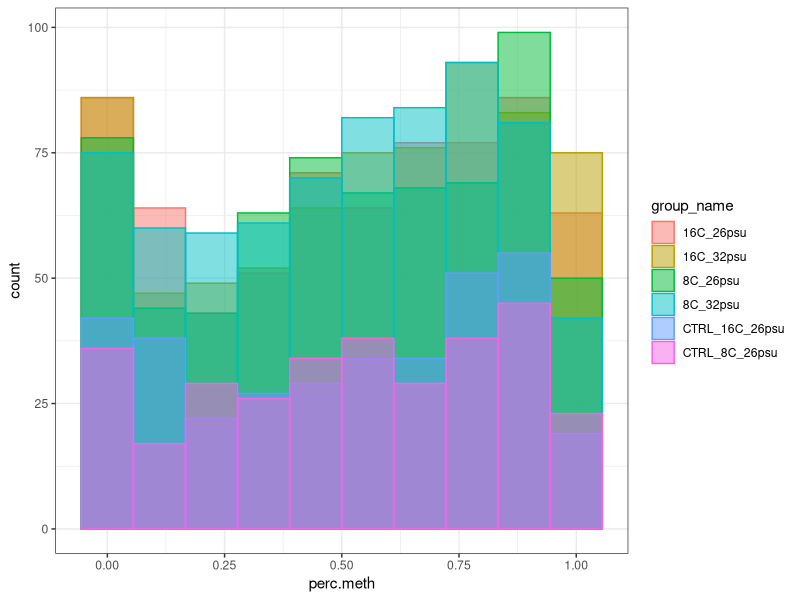
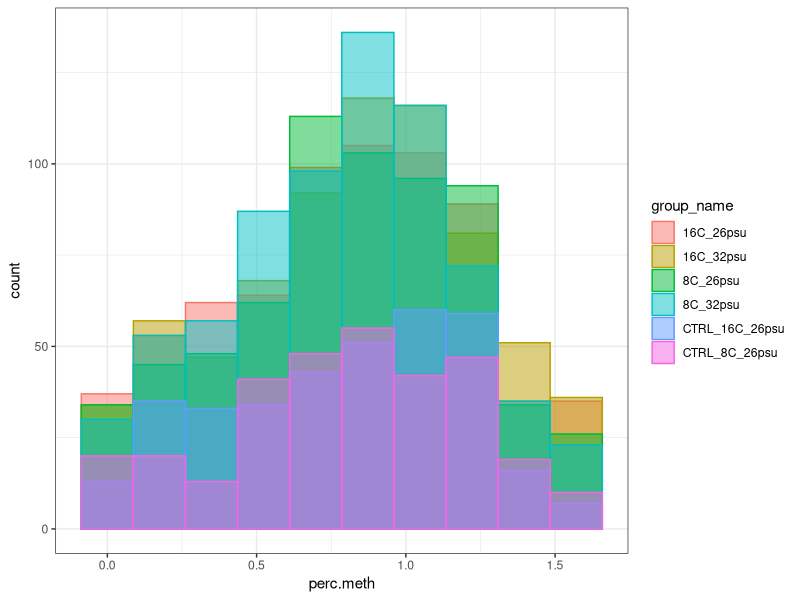

R code for these plots, in order: (Note: this script raises an error after producing the figures.)
## ---- chunk 1
library(gplots)
library(ggplot2)
library(dplyr)
library(broom)

## ---- chunk 2
DMRs <- read.table("../DMR_cov_in_0.75_SamplesPerCategory/DMR250bp_MCmax25_cov5x_rms_results_filtered.tsv", header = TRUE, sep = "\t")

## ---- chunk 3
#for all ambient sample comparison
DMRs$ID <- paste(DMRs$chr,":",DMRs$start,"-",DMRs$end, sep = "")
DMRs$ID <- gsub("__.*__.*:",":",DMRs$ID)
## ---- chunk 4
#reformat all to long format
DMRs_STACKED <- tidyr::gather(DMRs[,7:27], "group_name", "perc.meth",1:20)

#make group name column (e.g. 'CTRL_16C_26psu', '8C_32psu', etc.)
DMRs_STACKED$group_name <- gsub("methylation_level_","",DMRs_STACKED$group_name)

#make temperature column
DMRs_STACKED$temp <- gsub("C_.*","",DMRs_STACKED$group_name)
DMRs_STACKED$temp <- gsub("CTRL_","", DMRs_STACKED$temp)
DMRs_STACKED$temp <- as.factor(DMRs_STACKED$temp)

#make a salinity column
DMRs_STACKED$salinity <- gsub(".*C_","",DMRs_STACKED$group_name)
DMRs_STACKED$salinity <- gsub("psu_.*","",DMRs_STACKED$salinity)
DMRs_STACKED$salinity <- as.factor(DMRs_STACKED$salinity)

#make a treatment column (salinity and temp info)
DMRs_STACKED$treatment <- paste0(DMRs_STACKED$temp,"C_", DMRs_STACKED$salinity, "psu")

#make sample number column
DMRs_STACKED$sample_number <- gsub(".*_","",DMRs_STACKED$group_name)

#remove sample number from group name
DMRs_STACKED$group_name <- gsub("u_.*","u", DMRs_STACKED$group_name)

#create column for infestation status that's called "biotic_stress"
for (i in 1:nrow(DMRs_STACKED)){
  if(substr(DMRs_STACKED$group_name[i], 1,4) == "CTRL"){
    DMRs_STACKED$biotic_stress[i] <- "no sea lice"
  }
  else{DMRs_STACKED$biotic_stress[i] <- "sea lice"}
}
 

## ---- chunk 5
jpeg("DMR_percmeth_hist.jpg", width = 800, height = 800)
ggplot(DMRs_STACKED) + geom_histogram(aes(perc.meth, group = group_name, color = group_name,fill = group_name), bins = 10, position = "identity", alpha = 0.5) + theme_bw()
dev.off()


## ---- chunk 6
#arcsin sqrt transformation function
asinTransform <- function(p) { asin(sqrt(p))}

#arcsin transform data 
#day 10
DMRs_STACKED_asin <- DMRs_STACKED
DMRs_STACKED_asin$perc.meth <- asinTransform(DMRs_STACKED_asin$perc.meth)

## ---- chunk 7
jpeg("DMR_Tpercmeth_hist.jpg", width = 800, height = 800)
ggplot(DMRs_STACKED_asin) + geom_histogram(aes(perc.meth, group = group_name, color = group_name,fill = group_name), bins = 10, position = "identity", alpha = 0.5) + theme_bw()
dev.off()

## ---- chunk 8
#run ANOVA testing for infestion effect
DMR_1way_aov_inf <- DMRs_STACKED_asin %>% group_by(ID) %>%
do(meth_aov_models = aov(perc.meth~biotic_stress, data =  . ))
#summarize ANOVA data
DMR_1way_aov_inf_modelsumm <- glance(DMR_1way_aov_inf, meth_aov_models)
write.csv(DMR_1way_aov_inf_modelsumm, "DMR_MCmax25_1wayAOV_infest_modelsumm.csv", row.names = FALSE, quote = FALSE)
## ---- chunk 9
jpeg("DMR_MCmax25DMR_Taov0.01InfestPercMeth.jpg", width = 10, height = 4, units = "in", res = 300)
p <- ggplot(data = DMRs_STACKED[which(DMRs_STACKED$ID %in% pull(DMR_1way_aov_inf_modelsumm[which(DMR_1way_aov_inf_modelsumm$p.value < 0.01),],ID)),],aes(x = biotic_stress,y = perc.meth, color = biotic_stress)) + facet_wrap(~ID, scale = "free") + theme_bw() + theme(axis.text.x = element_text(size = 7,angle = 45, hjust =1),axis.title=element_text(size=12,face="bold"))
p + geom_jitter(width = 0.3) +  ggtitle("DMRs that show an infestation effect significant at ANOVA p.value < 0.01")
dev.off()
## ---- chunk 10
jpeg("DMR_MCmax25DMR_Taov0.05InfestPercMeth.jpg", width = 17, height = 12, units = "in", res = 300)
p <- ggplot(data = DMRs_STACKED[which(DMRs_STACKED$ID %in% pull(DMR_1way_aov_inf_modelsumm[which(DMR_1way_aov_inf_modelsumm$p.value < 0.05),],ID)),],aes(x = biotic_stress,y = perc.meth, color = biotic_stress)) + facet_wrap(~ID, scale = "free") + theme_bw() + theme(axis.text.x = element_text(size = 7,angle = 45, hjust =1),axis.title=element_text(size=12,face="bold"))
p + geom_jitter(width = 0.3) + ggtitle("DMRs that show an infestation effect significant at ANOVA p.value < 0.05")
dev.off()
## ---- chunk 11
jpeg("DMR_MCmax25DMR_Taov0.1InfestPercMeth.jpg", width = 17, height = 12, units = "in", res = 300)
p <- ggplot(data = DMRs_STACKED[which(DMRs_STACKED$ID %in% pull(DMR_1way_aov_inf_modelsumm[which(DMR_1way_aov_inf_modelsumm$p.value < 0.1),],ID)),],aes(x = biotic_stress,y = perc.meth, color = biotic_stress)) + facet_wrap(~ID, scale = "free") + theme_bw() + theme(axis.text.x = element_text(size = 7,angle = 45, hjust =1),axis.title=element_text(size=12,face="bold"))
p + geom_jitter(width = 0.3) + ggtitle("DMRs that show an infestation effect significant at ANOVA p.value < 0.1")
dev.off()
## ---- chunk 12
#create matrix for all ambient samples

DMR_m <- as.matrix(DMRs[,7:26])
rownames(DMR_m) <- DMRs$ID

##ANOVA data
aov_0.1_DMR_m <- DMR_m[which(rownames(DMR_m) %in% pull(DMR_1way_aov_inf_modelsumm[which(DMR_1way_aov_inf_modelsumm$p.value < 0.1),],ID)),]

ColSideColors <- cbind(group = c(rep("plum2",4),rep("plum4",4),rep("green1",4),rep("green3",4),rep("magenta",2), rep("cyan",2)))

jpeg("DMR_MCmax25DMR_Taov0.1_infest_heatmap.jpg", width = 800, height = 1000)
heatmap.2(aov_0.1_DMR_m,margins = c(5,20), cexRow = 1.2, cexCol = 1,ColSideColors = ColSideColors, Colv=NA, col = bluered, na.color = "black", density.info = "none", trace = "none", scale = "row")
dev.off()

## ---- chunk 13
#subset data for DMRs that show infestation effect significant at ANOVA p.val < 0.1 and excluding control samples
DMR_STACKED_asin_inf_sig_0.1 <- DMRs_STACKED_asin[which(DMRs_STACKED_asin$ID %in% pull(DMR_1way_aov_inf_modelsumm[which(DMR_1way_aov_inf_modelsumm$p.value < 0.1),],ID) & substr(DMRs_STACKED_asin$group_name,1,4)!="CTRL"),]

#run 2way temp x salinity ANOVA on each DMR
DMR_2way_aov_TxS <- DMR_STACKED_asin_inf_sig_0.1 %>% group_by(ID) %>%
do(meth_aov_models = aov(perc.meth~temp*salinity, data =  . ))

#create ANOVA summary tables
DMR_2way_aov_TxS_modelsumm <- glance(DMR_2way_aov_TxS, meth_aov_models)
DMR_2way_aov_TxS_coeff <- tidy(DMR_2way_aov_TxS, meth_aov_models)

#subset data for DMRs with TxS 2way ANOVA p.value < 0.1 and run tukey HSD for each DMR
DMR_tuk_TxS <- DMR_STACKED_asin_inf_sig_0.1[which(DMR_STACKED_asin_inf_sig_0.1$ID %in% pull(DMR_2way_aov_TxS_modelsumm[which(DMR_2way_aov_TxS_modelsumm$p.value < 0.1),], ID)),] %>% group_by(ID) %>% do(meth_tuk_models = TukeyHSD(aov(perc.meth~temp*salinity, data =  . )))

#summarize TukeyHSD results
DMR_tuk_TxS_summ <- tidy(DMR_tuk_TxS, meth_tuk_models)
## ---- chunk 14

write.csv(DMR_2way_aov_TxS_modelsumm, "DMR_MCmax25_2wayAOV_TxS_modelsumm.csv", row.names = FALSE, quote = FALSE)

write.csv(DMR_tuk_TxS_summ, "DMR_MCmax25_DMR_TukHSD_TxS_modelsumm.csv", row.names = FALSE, quote = FALSE)

## ---- chunk 15
DMR_1way_aov_inf_modelsumm_4bed <- merge(DMRs[,c("ID","chr", "start","end")], DMR_1way_aov_inf_modelsumm, by = "ID")

DMR_1way_aov_inf_modelsumm_4bed <- DMR_1way_aov_inf_modelsumm_4bed[,2:4]

write.table(DMR_1way_aov_inf_modelsumm_4bed, "DMR_2way_aov_infest_modelsumm_4bed.txt", sep = "\t", quote = FALSE, row.names = FALSE)
## ---- chunk 16
jpeg("DMR_MCmax25DMR_Taov0.1SalPercMeth.jpg", width = 10, height = 4, units = "in", res = 300)
p <- ggplot(data = DMRs_STACKED[which(DMRs_STACKED$ID %in% pull(DMR_tuk_TxS_summ[which(DMR_tuk_TxS_summ$adj.p.value < 0.1 & DMR_tuk_TxS_summ$term == "salinity"),],ID) & substr(DMRs_STACKED$group_name,1,4)!="CTRL"),],aes(x = group_name,y = perc.meth, color = group_name)) + facet_wrap(~ID, scale = "free") + theme_bw() + theme(axis.text.x = element_text(size = 7,angle = 45, hjust =1),axis.title=element_text(size=12,face="bold"))
p + geom_jitter(width = 0.3) + ggtitle("DMRs that show a salinity effect significant at TukeyHSD p.value < 0.1")
dev.off()
## ---- chunk 17
jpeg("DMR_MCmax25DMR_Taov0.1TempPercMeth.jpg", width = 10, height = 4, units = "in", res = 300)
p <- ggplot(data = DMRs_STACKED[which(DMRs_STACKED$ID %in% pull(DMR_tuk_TxS_summ[which(DMR_tuk_TxS_summ$adj.p.value < 0.1 & DMR_tuk_TxS_summ$term == "temp"),],ID) & substr(DMRs_STACKED$group_name,1,4)!="CTRL"),],aes(x = group_name,y = perc.meth, color = group_name)) + facet_wrap(~ID, scale = "free") + theme_bw() + theme(axis.text.x = element_text(size = 7,angle = 45, hjust =1),axis.title=element_text(size=12,face="bold"))
p + geom_jitter(width = 0.3) + ggtitle("DMRs that show a temperature effect significant at TukeyHSD p.value < 0.1")
dev.off()
## ---- chunk 18
jpeg("DMR_MCmax25DMR_Taov0.1TxSPercMeth.jpg", width = 10, height = 4, units = "in", res = 300)
p <- ggplot(data = DMRs_STACKED[which(DMRs_STACKED$ID %in% pull(DMR_tuk_TxS_summ[which(DMR_tuk_TxS_summ$adj.p.value < 0.1 & DMR_tuk_TxS_summ$term == "salinity"),],ID) & substr(DMRs_STACKED$group_name,1,4)!="CTRL"),],aes(x = group_name,y = perc.meth, color = group_name)) + facet_wrap(~ID, scale = "free") + theme_bw() + theme(axis.text.x = element_text(size = 7,angle = 45, hjust =1),axis.title=element_text(size=12,face="bold"))
p + geom_jitter(width = 0.3) + ggtitle("DMRs that show a temp x salinity effect significant at TukeyHSD p.value < 0.1")
dev.off()
## ---- chunk 19
#run ANOVA on group name (e.g. 'CTRL_16C_26psu', '8C_32psu', etc.)
DMR_aov = DMRs_STACKED_asin %>% group_by(ID) %>%
do(meth_aov_models = aov(perc.meth ~ group_name, data =  . ))
#summarize ANOVA data
DMR_aov_modelsumm <- glance(DMR_aov, meth_aov_models)
## ---- chunk 20
#run 3 way ANOVA
DMR_3way_aov <- 
DMRs_STACKED_asin %>% group_by(ID) %>%
do(meth_aov_models = aov(perc.meth~temp*salinity*biotic_stress, data =  . ))
#summarize 3way ANOVA data
DMR_3way_aov_modelsumm <- tidy(DMR_3way_aov, meth_aov_models)

#run tukey test on 3way ANOVA
DMR_3way_tuk <- 
DMRs_STACKED_asin %>% group_by(ID) %>%
do(tuk_aov_models = TukeyHSD(aov(perc.meth~temp*salinity*biotic_stress, data =  . )))
#summarize tukey results
DMR_3way_tuk_modelsumm <- tidy(DMR_3way_tuk, tuk_aov_models)
#subset tukey results with adj.p.value < 0.05
DMR_3way_tuk_modelsumm_0.05 <- DMR_3way_tuk_modelsumm[which(DMR_3way_tuk_modelsumm$adj.p.value < 0.05),]

#for DMRs with p.val < 0.05 for overall model, get term p.val; I think this step is redundant with the Tukey test
DMR_3way_aov_modelsumm_0.05 <- DMR_3way_aov_modelsumm[which(DMR_3way_aov_modelsumm$ID %in% pull(DMR_aov_modelsumm[which(DMR_aov_modelsumm$p.value < 0.05),],ID)),]
## ---- chunk 21
DMR_3way_aov_inf_modelsumm_0.05 <- DMR_3way_aov_modelsumm_0.05[which(DMR_3way_aov_modelsumm_0.05$ID %in% pull(DMR_3way_aov_modelsumm_0.05[which(DMR_3way_aov_modelsumm_0.05$term == "biotic_stress" & DMR_3way_aov_modelsumm_0.05$p.value < 0.05 ),],ID)),]
## ---- chunk 22
jpeg("3wayAOV/DMR_MCmax25DMR_Taov0.05_salinity_boxplots.jpg", width = 17, height = 7, units = "in", res = 300)
p <- ggplot(data = DMRs_STACKED[which(DMRs_STACKED$ID %in% pull(DMR_3way_aov_inf_modelsumm_0.05[which(DMR_3way_aov_inf_modelsumm_0.05$p.value < 0.05 & DMR_3way_aov_inf_modelsumm_0.05$term == "salinity"),],ID)),],aes(x = group_name,y = perc.meth)) + geom_violin(aes(fill = group_name), trim = FALSE)+ facet_wrap(~ID, scale = "free") + theme_bw() + theme(axis.text.x = element_text(size = 7,angle = 45, hjust =1),axis.title=element_text(size=12,face="bold"))
p + geom_jitter(width = 0.2)
dev.off()

jpeg("3wayAOV/DMR_MCmax25DMR_Taov0.05_tempSal_boxplots.jpg", width = 17, height = 7, units = "in", res = 300)
p <- ggplot(data = DMRs_STACKED[which(DMRs_STACKED$ID %in% pull(DMR_3way_aov_inf_modelsumm_0.05[which(DMR_3way_aov_inf_modelsumm_0.05$p.value < 0.05 & DMR_3way_aov_inf_modelsumm_0.05$term == "temp:salinity"),],ID)),],aes(x = group_name,y = perc.meth)) + geom_violin(aes(fill = group_name), trim = FALSE)+ facet_wrap(~ID, scale = "free") + theme_bw() + theme(axis.text.x = element_text(size = 7,angle = 45, hjust =1),axis.title=element_text(size=12,face="bold"))
p + geom_jitter(width = 0.2)
dev.off()

jpeg("3wayAOV/DMR_MCmax25DMR_Taov0.05_temp_boxplots.jpg", width = 17, height = 7, units = "in", res = 300)
p <- ggplot(data = DMRs_STACKED[which(DMRs_STACKED$ID %in% pull(DMR_3way_aov_inf_modelsumm_0.05[which(DMR_3way_aov_inf_modelsumm_0.05$p.value < 0.05 & DMR_3way_aov_inf_modelsumm_0.05$term == "temp"),],ID)),],aes(x = group_name,y = perc.meth)) + geom_violin(aes(fill = group_name), trim = FALSE)+ facet_wrap(~ID, scale = "free") + theme_bw() + theme(axis.text.x = element_text(size = 7,angle = 45, hjust =1),axis.title=element_text(size=12,face="bold"))
p + geom_jitter(width = 0.2)
dev.off()

jpeg("3wayAOV/DMR_MCmax25DMR_Taov0.05_temp_biostress_boxplots.jpg", width = 17, height = 15, units = "in", res = 300)
p <- ggplot(data = DMRs_STACKED[which(DMRs_STACKED$ID %in% pull(DMR_3way_aov_inf_modelsumm_0.05[which(DMR_3way_aov_inf_modelsumm_0.05$p.value < 0.05 & DMR_3way_aov_inf_modelsumm_0.05$term == "temp:biotic_stress"),],ID)),],aes(x = group_name,y = perc.meth)) + geom_violin(aes(fill = group_name), trim = FALSE)+ facet_wrap(~ID, scale = "free") + theme_bw() + theme(axis.text.x = element_text(size = 7,angle = 45, hjust =1),axis.title=element_text(size=12,face="bold"))
p + geom_jitter(width = 0.2)
dev.off()

#look at DMRs with tukey < 0.05

#first create data frame of unique IDs and their frequency in the results table with Tukey HSD adj.p.value < 0.05
sig_DMR_freq <- data.frame(table(DMR_3way_tuk_modelsumm_0.05$ID))

#subset data with the dataframe above
tuk_0.05_DMR_m <- DMR_m[which(rownames(DMR_m) %in% unlist(unique(DMR_3way_tuk_modelsumm_0.05[which(DMR_3way_tuk_modelsumm_0.05$ID %in% sig_DMR_freq[which(sig_DMR_freq$Freq > 1),"Var1"]),"ID"]))),]

#plot
jpeg("3wayAOV/DMR_MCmax25DMR_tuk0.05_heatmap.jpg", width = 800, height = 1000)
heatmap.2(tuk_0.05_DMR_m,margins = c(5,20), cexRow = 1.2, cexCol = 1,ColSideColors = ColSideColors, Colv=NA, col = bluered, na.color = "black", density.info = "none", trace = "none", scale = "row")
dev.off()

## ---- chunk 23

##ANOVA data
aov_0.05_DMRs_m <- DMR_m[which(rownames(DMR_m) %in% pull(DMR_aov_modelsumm[which(DMR_aov_modelsumm$p.value < 0.05),],ID)),]

ColSideColors <- cbind(pH = c(rep("plum2",4),rep("plum4",4),rep("green1",4),rep("green3",4),rep("magenta",2), rep("cyan",2)))

jpeg("1wayAOVgroup_name/DMR_MCmax25DMR_Taov0.05_heatmap.jpg", width = 800, height = 1000)
heatmap.2(aov_0.05_DMRs_m,margins = c(5,20), cexRow = 1.2, cexCol = 1,ColSideColors = ColSideColors, Colv=NA, col = bluered, na.color = "black", density.info = "none", trace = "none", scale = "row")
dev.off()
